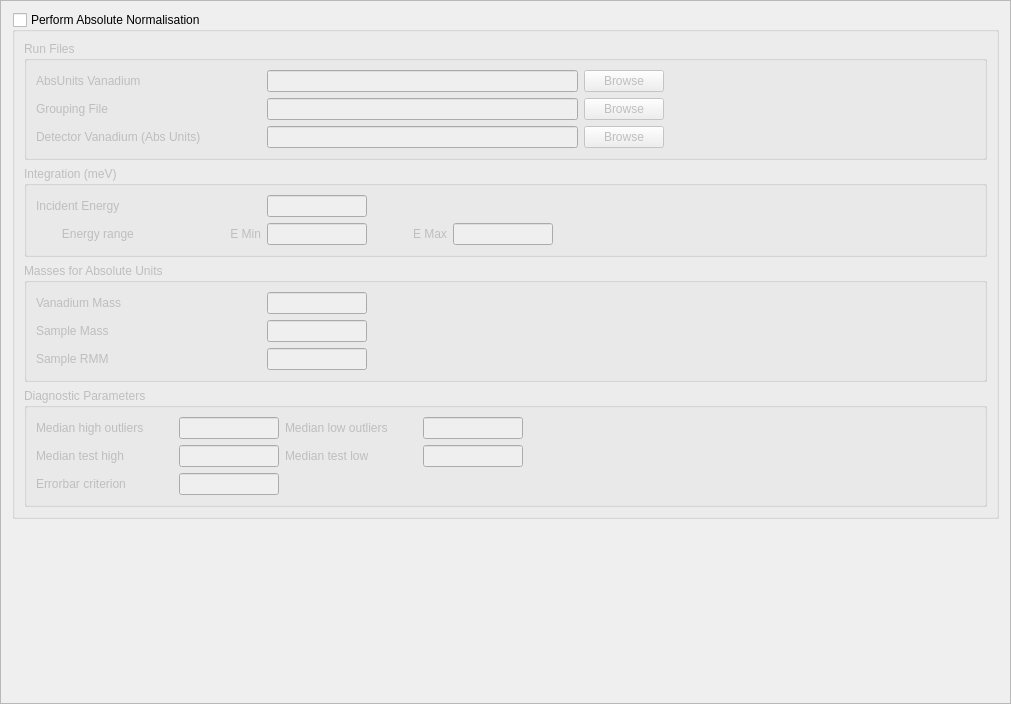
<?xml version="1.0" encoding="UTF-8"?>
<ui version="4.0">
 <class>AbsUnitsFrame</class>
 <widget class="QFrame" name="AbsUnitsFrame">
  <property name="geometry">
   <rect>
    <x>0</x>
    <y>0</y>
    <width>1011</width>
    <height>704</height>
   </rect>
  </property>
  <property name="windowTitle">
   <string>Frame</string>
  </property>
  <property name="frameShape">
   <enum>QFrame::StyledPanel</enum>
  </property>
  <property name="frameShadow">
   <enum>QFrame::Raised</enum>
  </property>
  <layout class="QVBoxLayout" name="verticalLayout_6">
   <item>
    <widget class="QGroupBox" name="absunits_gb">
     <property name="title">
      <string>Perform Absolute Normalisation</string>
     </property>
     <property name="checkable">
      <bool>true</bool>
     </property>
     <property name="checked">
      <bool>false</bool>
     </property>
     <layout class="QVBoxLayout" name="verticalLayout_5">
      <item>
       <widget class="QGroupBox" name="run_files_gb">
        <property name="title">
         <string>Run Files</string>
        </property>
        <layout class="QVBoxLayout" name="verticalLayout">
         <item>
          <layout class="QHBoxLayout" name="horizontalLayout">
           <item>
            <widget class="QLabel" name="absunits_van_label">
             <property name="minimumSize">
              <size>
               <width>225</width>
               <height>0</height>
              </size>
             </property>
             <property name="text">
              <string>AbsUnits Vanadium</string>
             </property>
            </widget>
           </item>
           <item>
            <widget class="QLineEdit" name="absunits_van_edit"/>
           </item>
           <item>
            <widget class="QPushButton" name="absunits_van_browse">
             <property name="text">
              <string>Browse</string>
             </property>
            </widget>
           </item>
           <item>
            <spacer name="horizontalSpacer">
             <property name="orientation">
              <enum>Qt::Horizontal</enum>
             </property>
             <property name="sizeHint" stdset="0">
              <size>
               <width>40</width>
               <height>20</height>
              </size>
             </property>
            </spacer>
           </item>
          </layout>
         </item>
         <item>
          <layout class="QHBoxLayout" name="horizontalLayout_2">
           <item>
            <widget class="QLabel" name="grouping_file_label">
             <property name="minimumSize">
              <size>
               <width>225</width>
               <height>0</height>
              </size>
             </property>
             <property name="text">
              <string>Grouping File</string>
             </property>
            </widget>
           </item>
           <item>
            <widget class="QLineEdit" name="grouping_file_edit"/>
           </item>
           <item>
            <widget class="QPushButton" name="grouping_file_browse">
             <property name="text">
              <string>Browse</string>
             </property>
            </widget>
           </item>
           <item>
            <spacer name="horizontalSpacer_2">
             <property name="orientation">
              <enum>Qt::Horizontal</enum>
             </property>
             <property name="sizeHint" stdset="0">
              <size>
               <width>40</width>
               <height>20</height>
              </size>
             </property>
            </spacer>
           </item>
          </layout>
         </item>
         <item>
          <layout class="QHBoxLayout" name="horizontalLayout_3">
           <item>
            <widget class="QLabel" name="absunits_detvan_label">
             <property name="minimumSize">
              <size>
               <width>225</width>
               <height>0</height>
              </size>
             </property>
             <property name="text">
              <string>Detector Vanadium (Abs Units)</string>
             </property>
            </widget>
           </item>
           <item>
            <widget class="QLineEdit" name="absunits_detvan_edit"/>
           </item>
           <item>
            <widget class="QPushButton" name="absunits_detvan_browse">
             <property name="text">
              <string>Browse</string>
             </property>
            </widget>
           </item>
           <item>
            <spacer name="horizontalSpacer_3">
             <property name="orientation">
              <enum>Qt::Horizontal</enum>
             </property>
             <property name="sizeHint" stdset="0">
              <size>
               <width>40</width>
               <height>20</height>
              </size>
             </property>
            </spacer>
           </item>
          </layout>
         </item>
        </layout>
       </widget>
      </item>
      <item>
       <widget class="QGroupBox" name="integration_gb">
        <property name="title">
         <string>Integration (meV)</string>
        </property>
        <layout class="QVBoxLayout" name="verticalLayout_2">
         <item>
          <layout class="QHBoxLayout" name="horizontalLayout_4">
           <item>
            <widget class="QLabel" name="ei_label">
             <property name="minimumSize">
              <size>
               <width>225</width>
               <height>0</height>
              </size>
             </property>
             <property name="text">
              <string>Incident Energy</string>
             </property>
            </widget>
           </item>
           <item>
            <widget class="QLineEdit" name="ei_edit">
             <property name="sizePolicy">
              <sizepolicy hsizetype="Fixed" vsizetype="Fixed">
               <horstretch>0</horstretch>
               <verstretch>0</verstretch>
              </sizepolicy>
             </property>
             <property name="maximumSize">
              <size>
               <width>100</width>
               <height>16777215</height>
              </size>
             </property>
            </widget>
           </item>
           <item>
            <spacer name="horizontalSpacer_4">
             <property name="orientation">
              <enum>Qt::Horizontal</enum>
             </property>
             <property name="sizeHint" stdset="0">
              <size>
               <width>40</width>
               <height>20</height>
              </size>
             </property>
            </spacer>
           </item>
          </layout>
         </item>
         <item>
          <layout class="QHBoxLayout" name="horizontalLayout_5">
           <item>
            <widget class="QLabel" name="emin_label">
             <property name="minimumSize">
              <size>
               <width>225</width>
               <height>0</height>
              </size>
             </property>
             <property name="text">
              <string>Energy range                             E Min</string>
             </property>
             <property name="alignment">
              <set>Qt::AlignRight|Qt::AlignTrailing|Qt::AlignVCenter</set>
             </property>
            </widget>
           </item>
           <item>
            <widget class="QLineEdit" name="emin_edit">
             <property name="sizePolicy">
              <sizepolicy hsizetype="Fixed" vsizetype="Fixed">
               <horstretch>0</horstretch>
               <verstretch>0</verstretch>
              </sizepolicy>
             </property>
             <property name="maximumSize">
              <size>
               <width>100</width>
               <height>16777215</height>
              </size>
             </property>
            </widget>
           </item>
           <item>
            <spacer name="horizontalSpacer_9">
             <property name="orientation">
              <enum>Qt::Horizontal</enum>
             </property>
             <property name="sizeType">
              <enum>QSizePolicy::Fixed</enum>
             </property>
             <property name="sizeHint" stdset="0">
              <size>
               <width>40</width>
               <height>20</height>
              </size>
             </property>
            </spacer>
           </item>
           <item>
            <widget class="QLabel" name="emax_label">
             <property name="text">
              <string>E Max</string>
             </property>
            </widget>
           </item>
           <item>
            <widget class="QLineEdit" name="emax_edit">
             <property name="sizePolicy">
              <sizepolicy hsizetype="Fixed" vsizetype="Fixed">
               <horstretch>0</horstretch>
               <verstretch>0</verstretch>
              </sizepolicy>
             </property>
             <property name="maximumSize">
              <size>
               <width>100</width>
               <height>16777215</height>
              </size>
             </property>
            </widget>
           </item>
           <item>
            <spacer name="horizontalSpacer_5">
             <property name="orientation">
              <enum>Qt::Horizontal</enum>
             </property>
             <property name="sizeHint" stdset="0">
              <size>
               <width>40</width>
               <height>20</height>
              </size>
             </property>
            </spacer>
           </item>
          </layout>
         </item>
        </layout>
       </widget>
      </item>
      <item>
       <widget class="QGroupBox" name="masses_gb">
        <property name="title">
         <string>Masses for Absolute Units</string>
        </property>
        <layout class="QVBoxLayout" name="verticalLayout_3">
         <item>
          <layout class="QHBoxLayout" name="horizontalLayout_6">
           <item>
            <widget class="QLabel" name="van_mass_label">
             <property name="minimumSize">
              <size>
               <width>225</width>
               <height>0</height>
              </size>
             </property>
             <property name="text">
              <string>Vanadium Mass</string>
             </property>
            </widget>
           </item>
           <item>
            <widget class="QLineEdit" name="van_mass_edit">
             <property name="maximumSize">
              <size>
               <width>100</width>
               <height>16777215</height>
              </size>
             </property>
            </widget>
           </item>
           <item>
            <spacer name="horizontalSpacer_6">
             <property name="orientation">
              <enum>Qt::Horizontal</enum>
             </property>
             <property name="sizeHint" stdset="0">
              <size>
               <width>40</width>
               <height>20</height>
              </size>
             </property>
            </spacer>
           </item>
          </layout>
         </item>
         <item>
          <layout class="QHBoxLayout" name="horizontalLayout_7">
           <item>
            <widget class="QLabel" name="sample_mass_label">
             <property name="minimumSize">
              <size>
               <width>225</width>
               <height>0</height>
              </size>
             </property>
             <property name="text">
              <string>Sample Mass</string>
             </property>
            </widget>
           </item>
           <item>
            <widget class="QLineEdit" name="sample_mass_edit">
             <property name="minimumSize">
              <size>
               <width>0</width>
               <height>0</height>
              </size>
             </property>
             <property name="maximumSize">
              <size>
               <width>100</width>
               <height>16777215</height>
              </size>
             </property>
            </widget>
           </item>
           <item>
            <spacer name="horizontalSpacer_7">
             <property name="orientation">
              <enum>Qt::Horizontal</enum>
             </property>
             <property name="sizeHint" stdset="0">
              <size>
               <width>40</width>
               <height>20</height>
              </size>
             </property>
            </spacer>
           </item>
          </layout>
         </item>
         <item>
          <layout class="QHBoxLayout" name="horizontalLayout_8">
           <item>
            <widget class="QLabel" name="sample_rmm_label">
             <property name="minimumSize">
              <size>
               <width>225</width>
               <height>0</height>
              </size>
             </property>
             <property name="text">
              <string>Sample RMM</string>
             </property>
            </widget>
           </item>
           <item>
            <widget class="QLineEdit" name="sample_rmm_edit">
             <property name="maximumSize">
              <size>
               <width>100</width>
               <height>16777215</height>
              </size>
             </property>
            </widget>
           </item>
           <item>
            <spacer name="horizontalSpacer_8">
             <property name="orientation">
              <enum>Qt::Horizontal</enum>
             </property>
             <property name="sizeHint" stdset="0">
              <size>
               <width>40</width>
               <height>20</height>
              </size>
             </property>
            </spacer>
           </item>
          </layout>
         </item>
        </layout>
       </widget>
      </item>
      <item>
       <widget class="QGroupBox" name="diag_gb">
        <property name="title">
         <string>Diagnostic Parameters</string>
        </property>
        <layout class="QVBoxLayout" name="verticalLayout_4">
         <item>
          <layout class="QHBoxLayout" name="horizontalLayout_10">
           <item>
            <widget class="QLabel" name="median_test_out_high_label">
             <property name="minimumSize">
              <size>
               <width>137</width>
               <height>0</height>
              </size>
             </property>
             <property name="text">
              <string>Median high outliers</string>
             </property>
            </widget>
           </item>
           <item>
            <widget class="QLineEdit" name="median_test_out_high_edit">
             <property name="maximumSize">
              <size>
               <width>100</width>
               <height>16777215</height>
              </size>
             </property>
            </widget>
           </item>
           <item>
            <widget class="QLabel" name="median_test_out_low_label">
             <property name="minimumSize">
              <size>
               <width>132</width>
               <height>0</height>
              </size>
             </property>
             <property name="text">
              <string>Median low outliers</string>
             </property>
            </widget>
           </item>
           <item>
            <widget class="QLineEdit" name="median_test_out_low_edit">
             <property name="maximumSize">
              <size>
               <width>100</width>
               <height>16777215</height>
              </size>
             </property>
            </widget>
           </item>
           <item>
            <spacer name="horizontalSpacer_11">
             <property name="orientation">
              <enum>Qt::Horizontal</enum>
             </property>
             <property name="sizeHint" stdset="0">
              <size>
               <width>40</width>
               <height>20</height>
              </size>
             </property>
            </spacer>
           </item>
          </layout>
         </item>
         <item>
          <layout class="QHBoxLayout" name="horizontalLayout_11">
           <item>
            <widget class="QLabel" name="median_test_high_label">
             <property name="minimumSize">
              <size>
               <width>137</width>
               <height>0</height>
              </size>
             </property>
             <property name="text">
              <string>Median test high</string>
             </property>
            </widget>
           </item>
           <item>
            <widget class="QLineEdit" name="median_test_high_edit">
             <property name="maximumSize">
              <size>
               <width>100</width>
               <height>16777215</height>
              </size>
             </property>
            </widget>
           </item>
           <item>
            <widget class="QLabel" name="median_test_low_label">
             <property name="minimumSize">
              <size>
               <width>132</width>
               <height>0</height>
              </size>
             </property>
             <property name="text">
              <string>Median test low</string>
             </property>
            </widget>
           </item>
           <item>
            <widget class="QLineEdit" name="median_test_low_edit">
             <property name="maximumSize">
              <size>
               <width>100</width>
               <height>16777215</height>
              </size>
             </property>
            </widget>
           </item>
           <item>
            <spacer name="horizontalSpacer_12">
             <property name="orientation">
              <enum>Qt::Horizontal</enum>
             </property>
             <property name="sizeHint" stdset="0">
              <size>
               <width>40</width>
               <height>20</height>
              </size>
             </property>
            </spacer>
           </item>
          </layout>
         </item>
         <item>
          <layout class="QHBoxLayout" name="horizontalLayout_12">
           <item>
            <widget class="QLabel" name="errorbar_crit_label">
             <property name="minimumSize">
              <size>
               <width>137</width>
               <height>0</height>
              </size>
             </property>
             <property name="text">
              <string>Errorbar criterion</string>
             </property>
            </widget>
           </item>
           <item>
            <widget class="QLineEdit" name="errorbar_crit_edit">
             <property name="maximumSize">
              <size>
               <width>100</width>
               <height>16777215</height>
              </size>
             </property>
            </widget>
           </item>
           <item>
            <spacer name="horizontalSpacer_13">
             <property name="orientation">
              <enum>Qt::Horizontal</enum>
             </property>
             <property name="sizeHint" stdset="0">
              <size>
               <width>40</width>
               <height>20</height>
              </size>
             </property>
            </spacer>
           </item>
          </layout>
         </item>
        </layout>
       </widget>
      </item>
     </layout>
    </widget>
   </item>
   <item>
    <spacer name="verticalSpacer">
     <property name="orientation">
      <enum>Qt::Vertical</enum>
     </property>
     <property name="sizeHint" stdset="0">
      <size>
       <width>962</width>
       <height>81</height>
      </size>
     </property>
    </spacer>
   </item>
  </layout>
 </widget>
 <resources/>
 <connections/>
</ui>
